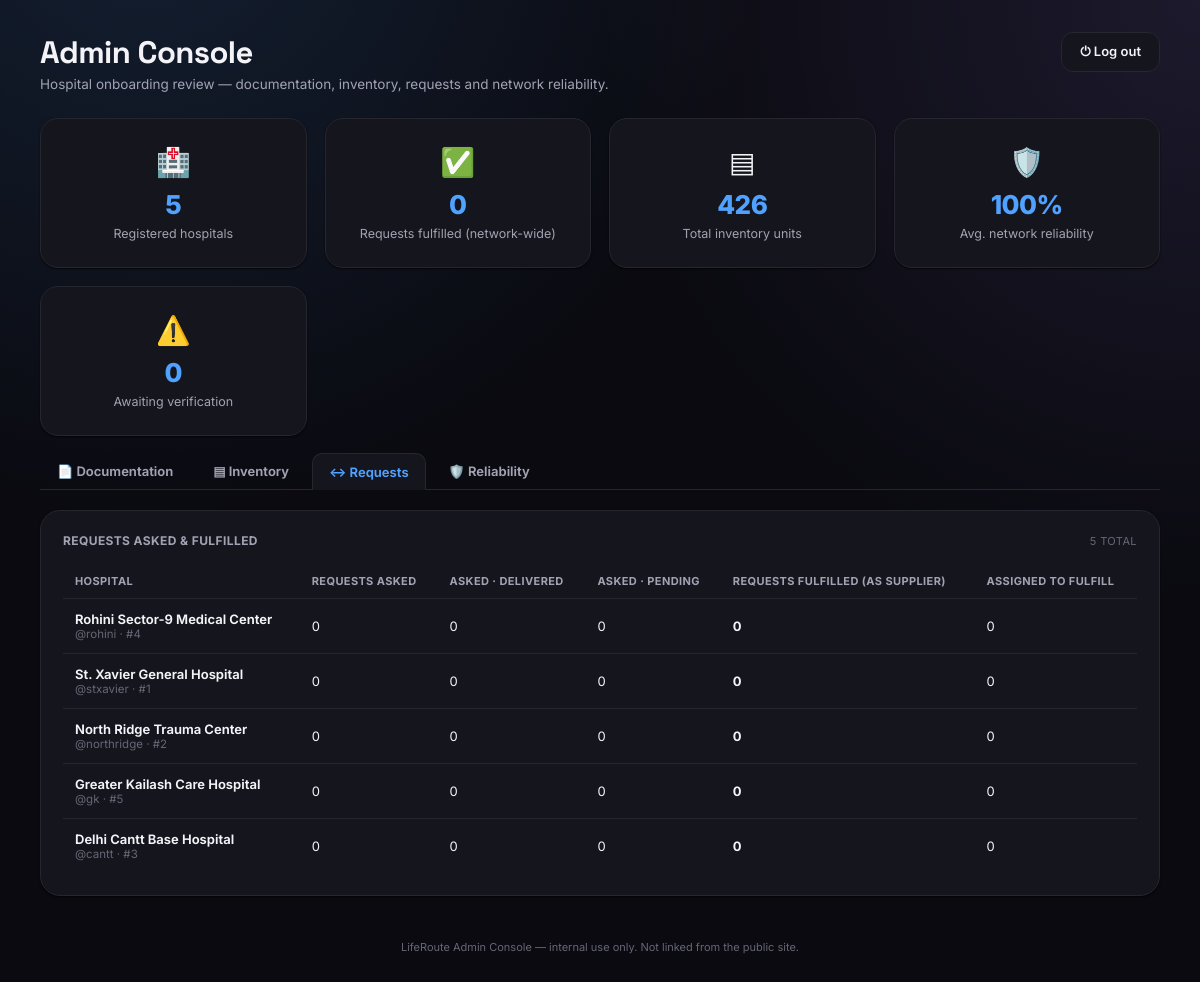
Screenshot of /admin?tab=requests (signed in) with the database file from the repository.
### tables this page shows
CREATE TABLE hospitals (
        id INTEGER PRIMARY KEY AUTOINCREMENT,
        name TEXT NOT NULL,
        username TEXT UNIQUE NOT NULL,
        password_hash TEXT NOT NULL,
        lat REAL NOT NULL,
        lon REAL NOT NULL,
        phone TEXT DEFAULT '',
        created_at TEXT NOT NULL,
        plan TEXT DEFAULT 'essential',
        license_number TEXT DEFAULT '',
        document_filename TEXT DEFAULT '',
        verified INTEGER NOT NULL DEFAULT 0,
        document_submitted_at TEXT DEFAULT ''
    );

### app.py (the view)
@app.route("/admin")
@admin_required
def admin_dashboard():
    db = get_db()
    tab = request.args.get("tab", "documentation")
    if tab not in ("documentation", "inventory", "requests", "reliability"):
        tab = "documentation"
    hospitals = db.execute("SELECT * FROM hospitals ORDER BY created_at DESC").fetchall()
    rows = []
    for h in hospitals:
        inv = db.execute(
            "SELECT COALESCE(SUM(quantity),0) AS units, COUNT(*) AS lines, "
            "SUM(CASE WHEN quantity=0 THEN 1 ELSE 0 END) AS zero_lines "
            "FROM inventory WHERE hospital_id=?",
            (h["id"],)
        ).fetchone()
        asked = db.execute(
            "SELECT COUNT(*) AS total, "
            "SUM(CASE WHEN status='delivered' THEN 1 ELSE 0 END) AS delivered, "
            "SUM(CASE WHEN status NOT IN ('delivered','unmatched') THEN 1 ELSE 0 END) AS pending "
            "FROM requests WHERE requester_id=?",
            (h["id"],)
        ).fetchone()
        reliability = compute_reliability(db, h["id"])
        renewal = document_renewal_info(h["document_submitted_at"])
        rows.append({
            "hospital": h,
            "plan_label": SUBSCRIPTION_PLANS.get(h["plan"] or "essential", {}).get("label", h["plan"]),
            "inventory_units": inv["units"],
            "inventory_lines": inv["lines"],
            "inventory_zero_lines": inv["zero_lines"] or 0,
            "asked_total": asked["total"] or 0,
            "asked_delivered": asked["delivered"] or 0,
            "asked_pending": asked["pending"] or 0,
            "reliability": reliability,
            "renewal": renewal,
        })
    totals = {
        "hospitals": len(rows),
        "fulfilled": sum(r["reliability"]["delivered"] for r in rows),
        "inventory_units": sum(r["inventory_units"] for r in rows),
        "missing_docs": sum(1 for r in rows if not r["hospital"]["document_filename"]),
        "unverified": sum(1 for r in rows if not r["hospital"]["verified"]),
        "avg_reliability": round(sum(r["reliability"]["score"] for r in rows) / len(rows)) if rows else 100,
    }
    return render_template("admin_dashboard.html", rows=rows, totals=totals, tab=tab)

### app.py (called while the page is built)
def get_db():
    if "db" not in g:
        g.db = sqlite3.connect(DB_PATH)
        g.db.row_factory = sqlite3.Row
        g.db.execute("PRAGMA foreign_keys = ON")
    return g.db

def compute_reliability(db, hospital_id):
    row = db.execute(
        "SELECT COUNT(*) AS assigned, "
        "SUM(CASE WHEN status='delivered' THEN 1 ELSE 0 END) AS delivered "
        "FROM requests WHERE matched_hospital_id=?",
        (hospital_id,)
    ).fetchone()
    assigned = row["assigned"] or 0
    delivered = row["delivered"] or 0
    if assigned == 0:
        return {"score": 100, "assigned": 0, "delivered": 0, "band": "new"}
    score = round(100 * delivered / assigned)
    band = "high" if score >= 90 else ("mid" if score >= 70 else "low")
    return {"score": score, "assigned": assigned, "delivered": delivered, "band": band}

def document_renewal_info(document_submitted_at):
    if not document_submitted_at:
        return None
    try:
        submitted = datetime.fromisoformat(document_submitted_at)
    except ValueError:
        return None
    due = submitted.replace(year=submitted.year + 3)
    days_left = (due - datetime.utcnow()).days
    if days_left < 0:
        status = "overdue"
    elif days_left <= 90:
        status = "due_soon"
    else:
        status = "ok"
    return {"submitted": submitted, "due": due, "days_left": days_left, "status": status}

def admin_required(view):
    @functools.wraps(view)
    def wrapped(*args, **kwargs):
        if not session.get("is_admin"):
            return redirect(url_for("admin_login"))
        return view(*args, **kwargs)
    return wrapped

def current_hospital():
    hid = getattr(g, "hospital_id", None)
    if not hid:
        return None
    return get_db().execute("SELECT * FROM hospitals WHERE id=?", (hid,)).fetchone()

@app.context_processor
def inject_token():
    return {"st_token": getattr(g, "token", ""), "me": current_hospital()}

### templates/admin_dashboard.html (shortened to what this page needs)
{% extends "base.html" %}
{% block auth_content %}
<div class="content" style="max-width:1320px;">
  <div class="page-head">
    <div>
      <h1>Admin Console</h1>
      <p class="sub-muted">Hospital onboarding review — documentation, inventory, requests and network reliability.</p>
    </div>
    <a href="{{ url_for('admin_logout') }}" class="btn-ghost">⏻ Log out</a>
  </div>
  <div class="kpi-grid">
    <div class="kpi-card">
      <div class="kpi-ico">🏥</div>
      <div class="kpi-val">{{ totals.hospitals }}</div>
      <div class="kpi-label">Registered hospitals</div>
    </div>
    <div class="kpi-card">
      <div class="kpi-ico">✅</div>
      <div class="kpi-val">{{ totals.fulfilled }}</div>
      <div class="kpi-label">Requests fulfilled (network-wide)</div>
    </div>
    <div class="kpi-card">
      <div class="kpi-ico">▤</div>
      <div class="kpi-val">{{ '{:,}'.format(totals.inventory_units) }}</div>
      <div class="kpi-label">Total inventory units</div>
    </div>
    <div class="kpi-card">
      <div class="kpi-ico">🛡️</div>
      <div class="kpi-val">{{ totals.avg_reliability }}%</div>
      <div class="kpi-label">Avg. network reliability</div>
    </div>
    <div class="kpi-card">
      <div class="kpi-ico">⚠️</div>
      <div class="kpi-val">{{ totals.unverified }}</div>
      <div class="kpi-label">Awaiting verification</div>
    </div>
  </div>
  <div class="admin-tabs">
    <a href="{{ url_for('admin_dashboard', tab='documentation') }}" class="admin-tab {{ 'active' if tab=='documentation' }}">📄 Documentation</a>
    <a href="{{ url_for('admin_dashboard', tab='inventory') }}" class="admin-tab {{ 'active' if tab=='inventory' }}">▤ Inventory</a>
    <a href="{{ url_for('admin_dashboard', tab='requests') }}" class="admin-tab {{ 'active' if tab=='requests' }}">↔ Requests</a>
    <a href="{{ url_for('admin_dashboard', tab='reliability') }}" class="admin-tab {{ 'active' if tab=='reliability' }}">🛡️ Reliability</a>
  </div>
  {% if tab == 'documentation' %}
  <div class="panel">
    <div class="panel-title">Hospital documentation<span class="dim">{{ rows|length }} total</span></div>
    <div class="admin-table-wrap">
      <table class="admin-table">
        <thead>
          <tr>
            <th>Hospital</th>
            <th>License number</th>
            <th>Document</th>
            <th>Submitted</th>
            <th>Renewal due</th>
            <th>Status</th>
            <th></th>
          </tr>
        </thead>
        <tbody>
          {% for r in rows %}
          {% set h = r.hospital %}
          <tr>
            <td>
              <div class="admin-hospital-name">{{ h.name }}</div>
              <div class="admin-hospital-sub">@{{ h.username }} · #{{ h.id }}</div>
            </td>
            <td>
              {% if h.license_number %}<span class="mono-chip">{{ h.license_number }}</span>
              {% else %}<span class="dim">Not provided</span>{% endif %}
            </td>
            <td>
              {% if h.document_filename %}
                <div style="display:flex; gap:6px; flex-wrap:wrap;">
                  <a class="doc-badge has-doc" href="{{ url_for('static', filename='uploads/' + h.document_filename) }}" target="_blank" rel="noopener">👁 View</a>
                  <a class="doc-badge has-doc" href="{{ url_for('admin_download_document', hospital_id=h.id) }}">⬇ Download</a>
                </div>
              {% else %}
                <span class="doc-badge no-doc">✕ Not submitted</span>
              {% endif %}
            </td>
            <td class="admin-hospital-sub">{{ r.renewal.submitted.strftime('%d %b %Y') if r.renewal else '—' }}</td>
            <td class="admin-hospital-sub">{{ r.renewal.due.strftime('%d %b %Y') if r.renewal else '—' }}</td>
            <td>
              {% if r.renewal and r.renewal.status == 'overdue' %}
                <span class="status-pill pill-unmatched">Renewal overdue</span>
              {% elif r.renewal and r.renewal.status == 'due_soon' %}
                <span class="status-pill pill-pending">Due in {{ r.renewal.days_left }}d</span>
              {% elif h.verified %}
                <span class="status-pill pill-matched">✓ Verified</span>
              {% else %}
                <span class="status-pill pill-pending">Under review</span>
              {% endif %}
            </td>
            <td>
              <form method="post" action="{{ url_for('admin_toggle_verify', hospital_id=h.id) }}?tab=documentation">
                <button type="submit" class="btn-ghost" style="padding:7px 12px; font-size:11.5px;">
                  {{ 'Unverify' if h.verified else 'Mark verified' }}
                </button>
              </form>
            </td>
          </tr>
          {% else %}
          <tr><td colspan="7" class="dim" style="text-align:center; padding:24px;">No hospitals registered yet.</td></tr>
          {% endfor %}
        </tbody>
      </table>
    </div>
  </div>
  {% elif tab == 'requests' %}
  <div class="panel">
    <div class="panel-title">Requests asked &amp; fulfilled<span class="dim">{{ rows|length }} total</span></div>
    <div class="admin-table-wrap">
      <table class="admin-table">
        <thead>
          <tr>
            <th>Hospital</th>
            <th>Requests asked</th>
            <th>Asked · delivered</th>
            <th>Asked · pending</th>
            <th>Requests fulfilled (as supplier)</th>
            <th>Assigned to fulfill</th>
          </tr>
        </thead>
        <tbody>
          {% for r in rows %}
          {% set h = r.hospital %}
          <tr>
            <td>
              <div class="admin-hospital-name">{{ h.name }}</div>
              <div class="admin-hospital-sub">@{{ h.username }} · #{{ h.id }}</div>
            </td>
            <td>{{ r.asked_total }}</td>
            <td>{{ r.asked_delivered }}</td>
            <td>{{ r.asked_pending }}</td>
            <td><strong>{{ r.reliability.delivered }}</strong></td>
            <td>{{ r.reliability.assigned }}</td>
          </tr>
          {% else %}
          <tr><td colspan="6" class="dim" style="text-align:center; padding:24px;">No hospitals registered yet.</td></tr>
          {% endfor %}
        </tbody>
      </table>
    </div>
  </div>
  {% endif %}
  <div class="footnote">LifeRoute Admin Console — internal use only. Not linked from the public site.</div>
</div>
{% endblock %}

### rows the page displays
hospitals: name "Rohini Sector-9 Medical Center", username "rohini", id "4"
hospitals: name "St. Xavier General Hospital", username "stxavier", id "1"
hospitals: name "North Ridge Trauma Center", username "northridge", id "2"
hospitals: name "Greater Kailash Care Hospital", username "gk", id "5"
hospitals: name "Delhi Cantt Base Hospital", username "cantt", id "3"

### other values shown
{{ totals.hospitals }} "5"
{{ totals.fulfilled }} "0"
{{ '{:,}'.format(totals.inventory_units) }} "426"
{{ totals.avg_reliability }} "100"
{{ totals.unverified }} "0"
{{ rows|length }} "5"
{{ r.asked_total }} "0" "0" "0" "0" "0"
{{ r.asked_delivered }} "0" "0" "0" "0" "0"
{{ r.asked_pending }} "0" "0" "0" "0" "0"
{{ r.reliability.delivered }} "0" "0" "0" "0" "0"
{{ r.reliability.assigned }} "0" "0" "0" "0" "0"
